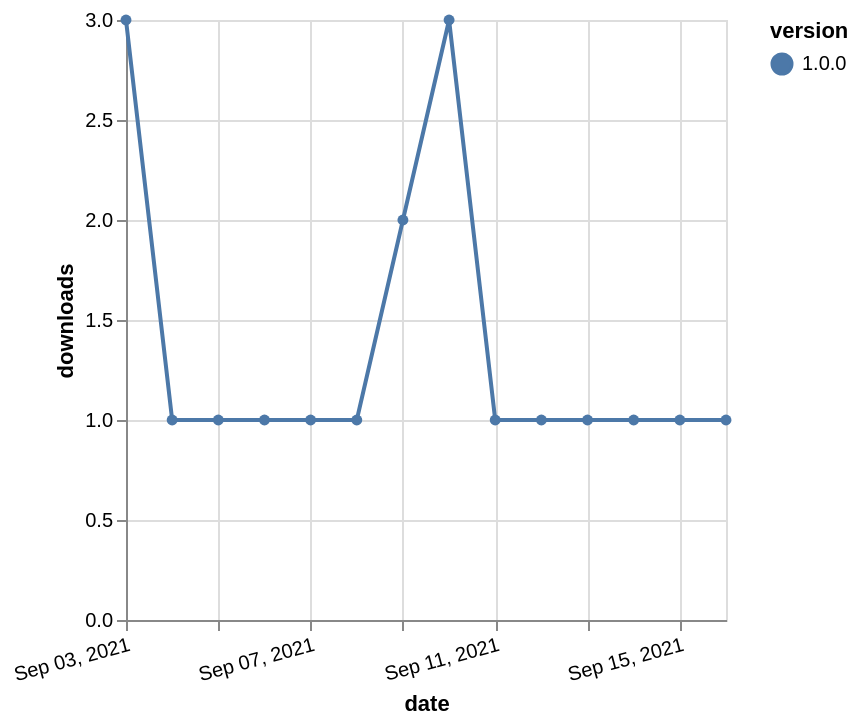

The Vega-Lite source for this figure:
### Vega-Lite specification from a JSON file in a GitHub repository (floating-point values rounded to 4 significant figures)
{"$schema": "https://vega.github.io/schema/vega-lite/v5.json", "description": "A simple bar chart with embedded data.", "data": {"values": [{"date": "2021-09-03", "total": 119, "delta": 3, "version": "1.0.0"}, {"date": "2021-09-04", "total": 120, "delta": 1, "version": "1.0.0"}, {"date": "2021-09-05", "total": 121, "delta": 1, "version": "1.0.0"}, {"date": "2021-09-06", "total": 122, "delta": 1, "version": "1.0.0"}, {"date": "2021-09-07", "total": 123, "delta": 1, "version": "1.0.0"}, {"date": "2021-09-08", "total": 124, "delta": 1, "version": "1.0.0"}, {"date": "2021-09-09", "total": 126, "delta": 2, "version": "1.0.0"}, {"date": "2021-09-10", "total": 129, "delta": 3, "version": "1.0.0"}, {"date": "2021-09-11", "total": 130, "delta": 1, "version": "1.0.0"}, {"date": "2021-09-12", "total": 131, "delta": 1, "version": "1.0.0"}, {"date": "2021-09-13", "total": 132, "delta": 1, "version": "1.0.0"}, {"date": "2021-09-14", "total": 133, "delta": 1, "version": "1.0.0"}, {"date": "2021-09-15", "total": 134, "delta": 1, "version": "1.0.0"}, {"date": "2021-09-16", "total": 135, "delta": 1, "version": "1.0.0"}]}, "width": "container", "mark": {"type": "line", "point": {"filled": true}}, "encoding": {"x": {"field": "date", "type": "temporal", "timeUnit": "yearmonthdate", "title": "date", "axis": {"labelAngle": -15}}, "y": {"field": "delta", "type": "quantitative", "title": "downloads"}, "color": {"field": "version", "type": "nominal"}, "tooltip": {"field": "delta"}}}
